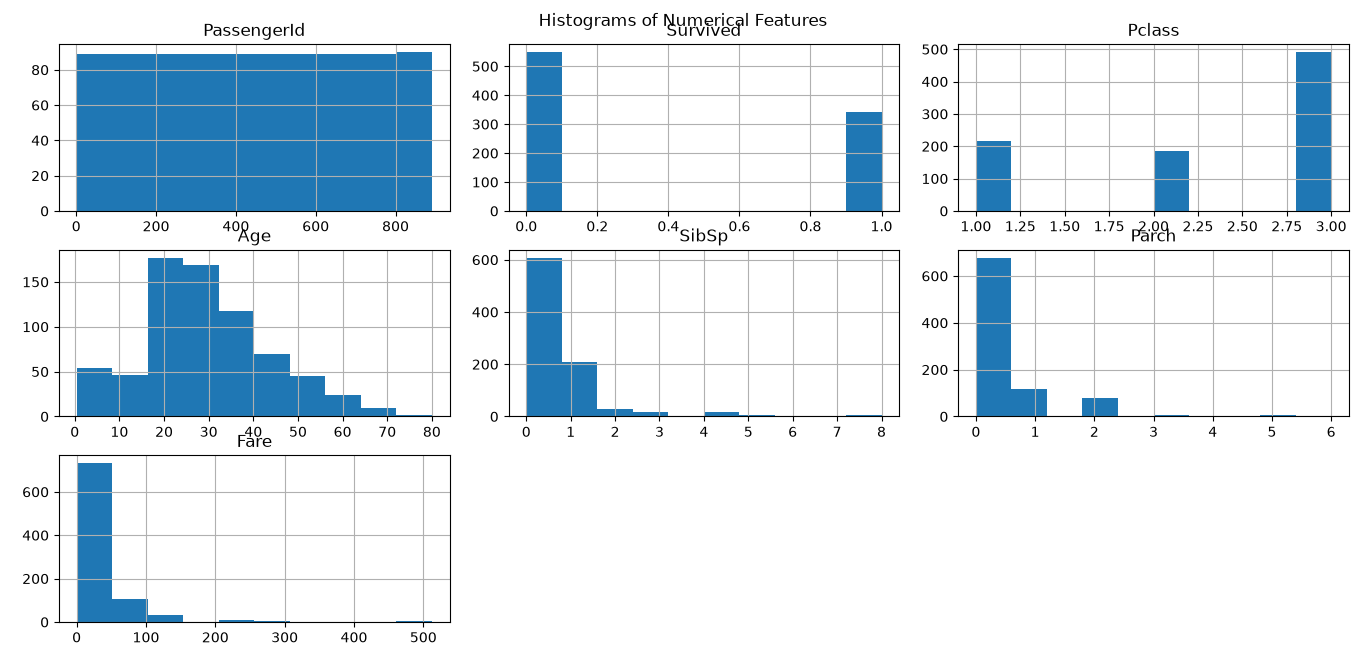

This figure's Python source:
import pandas as pd
import matplotlib.pyplot as plt
import seaborn as sns

# Load Titanic dataset
df = pd.read_csv("Titanic-Dataset.csv")

# Display first 5 rows
print("First 5 rows of the dataset:")
print(df.head())

# Display dataset information
print("\nDataset Information:")
print(df.info())

# Display dataset shape
print("\nDataset Shape:")
print(df.shape)
# Summary statistics
print("\nSummary Statistics:")
print(df.describe())

# Mean of numerical columns
print("\nMean:")
print(df.mean(numeric_only=True))

# Median of numerical columns
print("\nMedian:")
print(df.median(numeric_only=True))

# Standard deviation
print("\nStandard Deviation:")
print(df.std(numeric_only=True))
# Histograms for numerical columns
import matplotlib.pyplot as plt

df.hist(figsize=(12, 10))

plt.suptitle("Histograms of Numerical Features")
plt.tight_layout()
plt.show()
# Boxplots for numerical columns
plt.figure(figsize=(12, 8))

df.boxplot()

plt.title("Boxplots of Numerical Features")
plt.xticks(rotation=45)
plt.tight_layout()
plt.show()
# Correlation matrix
plt.figure(figsize=(10, 7))

correlation = df.corr(numeric_only=True)

plt.imshow(correlation, cmap="coolwarm", interpolation="none")
plt.colorbar()

plt.xticks(range(len(correlation.columns)), correlation.columns, rotation=45)
plt.yticks(range(len(correlation.columns)), correlation.columns)

plt.title("Correlation Matrix")
plt.tight_layout()
plt.show()
